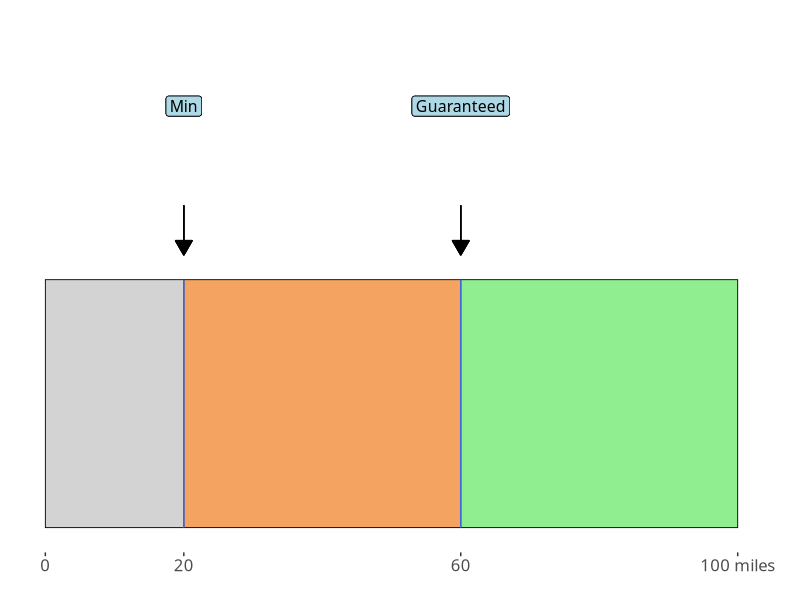
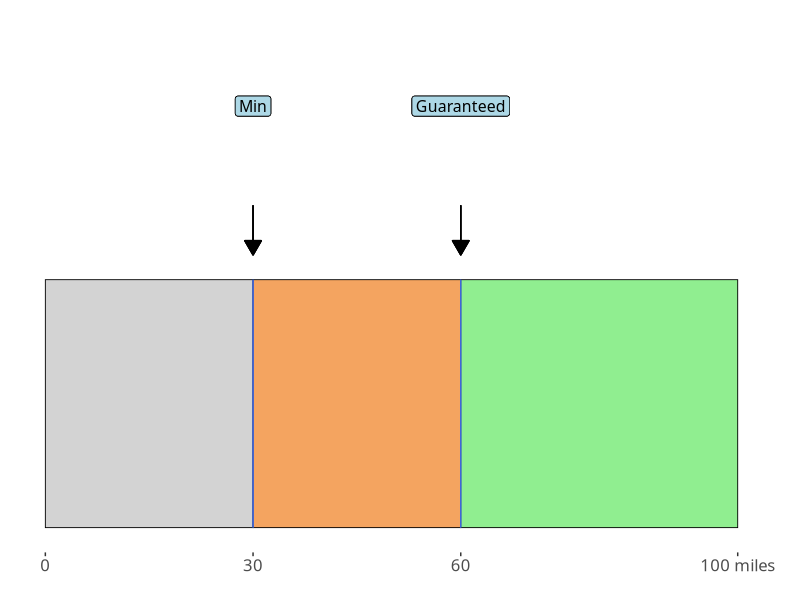
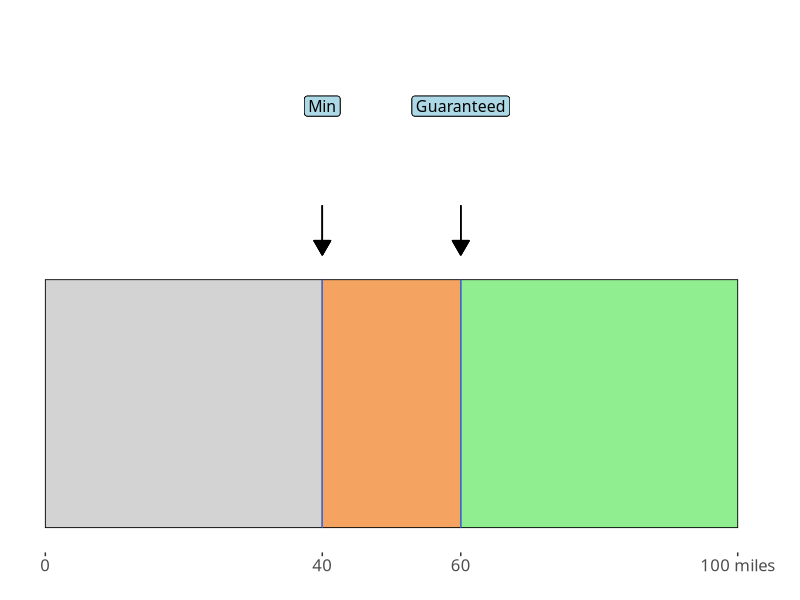
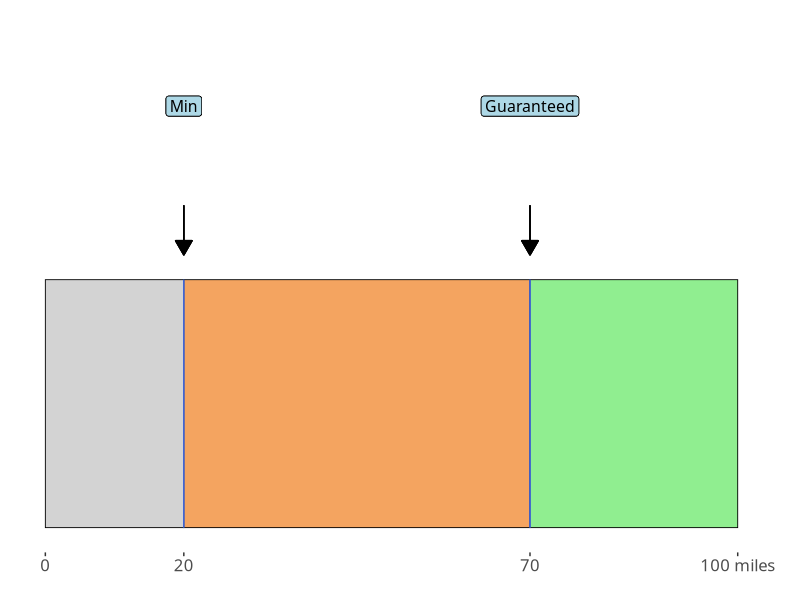
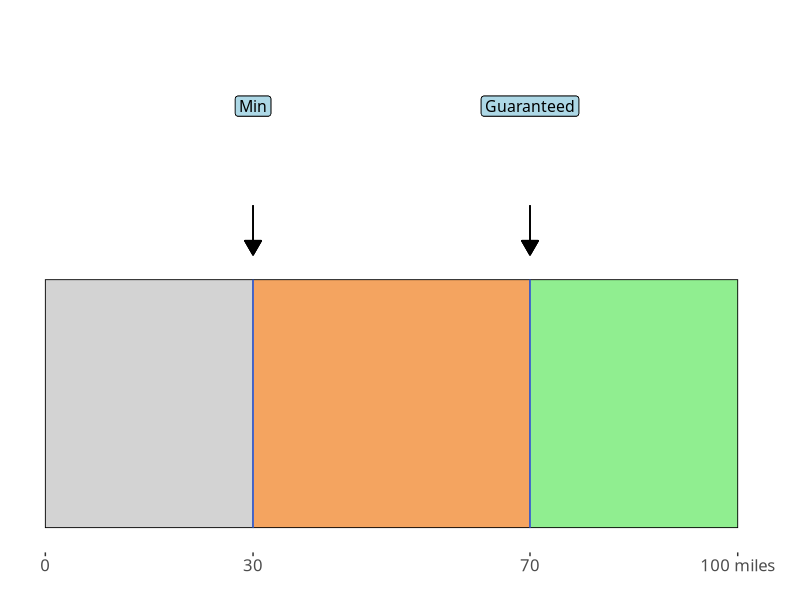
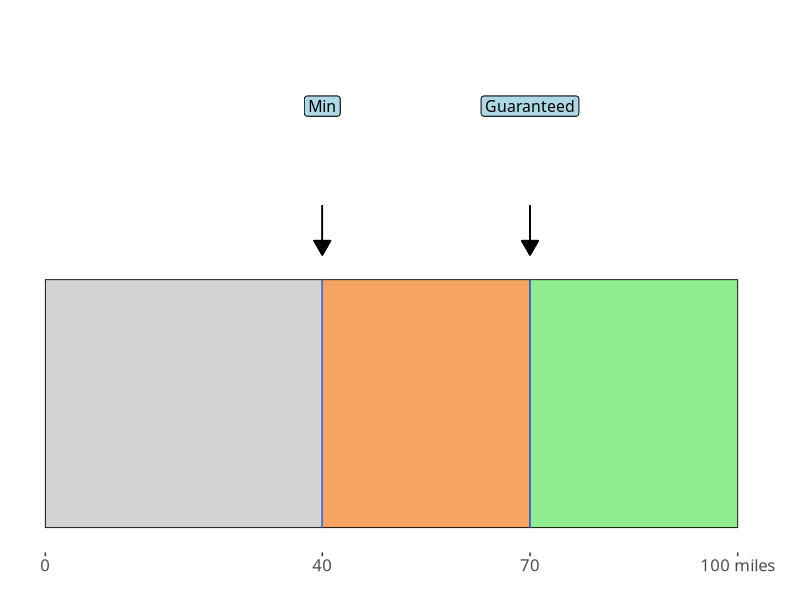
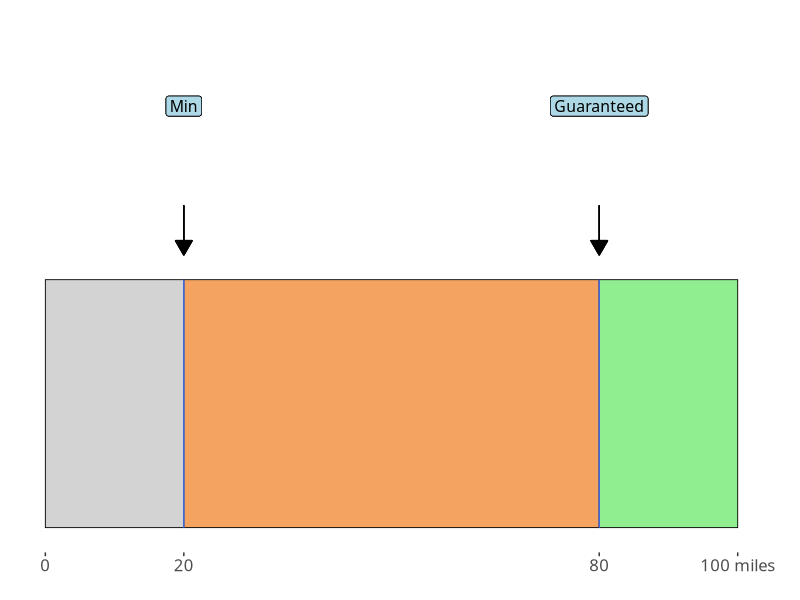
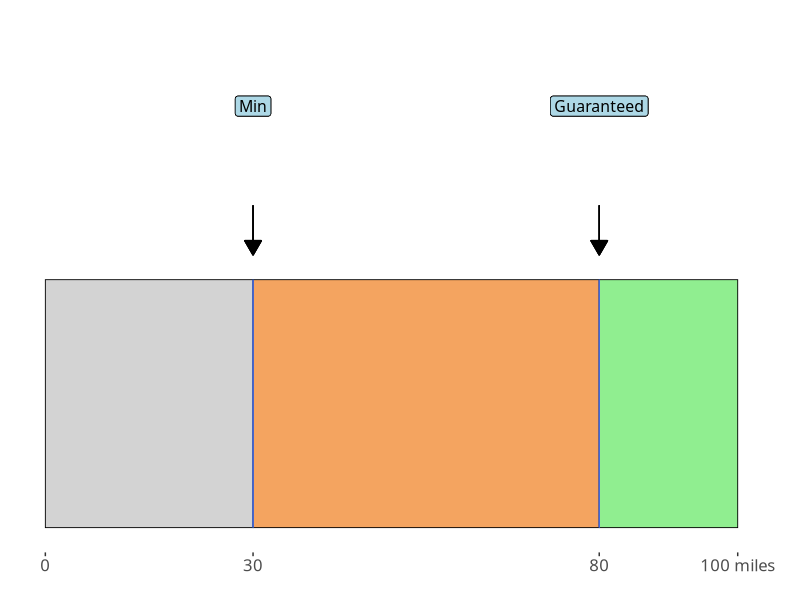

The R script that drew these images, in order: (Note: this script raises an error after producing the figures.)
library(tidyverse)
library(here)

# Define the function
generate_plot <- function(user_rng, guar_thre, min_thre) {
    # Thresholds
    threshold <- data.frame(
        xmin = c(0, min_thre, guar_thre),
        xmax = c(min_thre, guar_thre, user_rng),
        ymin = 0,
        ymax = 0.1,
        fill = c("lightgrey", "sandybrown", "lightgreen")
    )

    # Plot
    battery_plot <- ggplot(
        threshold,
        aes(xmin = xmin, xmax = xmax, ymin = ymin, ymax = ymax, fill = fill)
    ) +

        geom_rect(color = "black", linewidth = 0.3) +

        geom_segment(
            aes(x = min_thre, xend = min_thre, y = 0, yend = 0.1),
            color = "royalblue",
            size = 0.3
        ) +
        geom_segment(
            aes(x = guar_thre, xend = guar_thre, y = 0, yend = 0.1),
            color = "royalblue",
            size = 0.3
        ) +

        geom_label(
            aes(x = min_thre, y = 0.17, label = "Min"),
            label.padding = unit(0.2, "lines"),
            size = 4,
            hjust = 0.5,
            family = "Ubuntu",
            fill = "lightblue"
        ) +
        geom_label(
            aes(x = guar_thre, y = 0.17, label = "Guaranteed"),
            label.padding = unit(0.2, "lines"),
            size = 4,
            hjust = 0.5,
            family = "Ubuntu",
            fill = "lightblue"
        ) +

        geom_segment(
            aes(x = min_thre, xend = min_thre, y = 0.11, yend = 0.13),
            arrow = arrow(
                length = unit(0.03, "npc"),
                type = "closed",
                ends = "first"
            )
        ) +
        geom_segment(
            aes(x = guar_thre, xend = guar_thre, y = 0.11, yend = 0.13),
            arrow = arrow(
                length = unit(0.03, "npc"),
                type = "closed",
                ends = "first"
            )
        ) +

        scale_fill_identity() +
        scale_x_continuous(
            breaks = c(0, min_thre, guar_thre, user_rng),
            labels = c(0, min_thre, guar_thre, paste(user_rng, "miles"))
        ) +
        labs(x = "", y = "") +
        coord_cartesian(ylim = c(0, 0.2)) +
        theme_bw(base_family = "Ubuntu") +
        theme(
            legend.position = "none",
            axis.text.x = element_text(size = 12),
            axis.title.y = element_blank(),
            axis.text.y = element_blank(),
            axis.ticks.y = element_blank(),
            panel.border = element_blank(),
            panel.grid = element_blank(),
            plot.margin = margin(5, 20, 5, 5)
        )

    # Save
    plot_name <- paste0(
        "u_",
        user_rng,
        "_g_",
        guar_thre,
        "_m_",
        min_thre,
        ".png"
    )
    ggsave(
        filename = here("battery_smc", plot_name),
        plot = battery_plot,
        width = 4,
        height = 4 * 0.3,
        units = "in"
    )
}

# Call the function to generate every possible combination
user_rng_vals <- seq(100, 600, by = 50)
guar_pct <- c(0.60, 0.70, 0.80)
min_pct <- c(0.20, 0.30, 0.40)

for (user_rng in user_rng_vals) {
    for (guar_p in guar_pct) {
        for (min_p in min_pct) {
            guar_thre <- round((user_rng * guar_p) / 5) * 5
            min_thre <- round((user_rng * min_p) / 5) * 5
            generate_plot(user_rng, guar_thre, min_thre)
        }
    }
}
